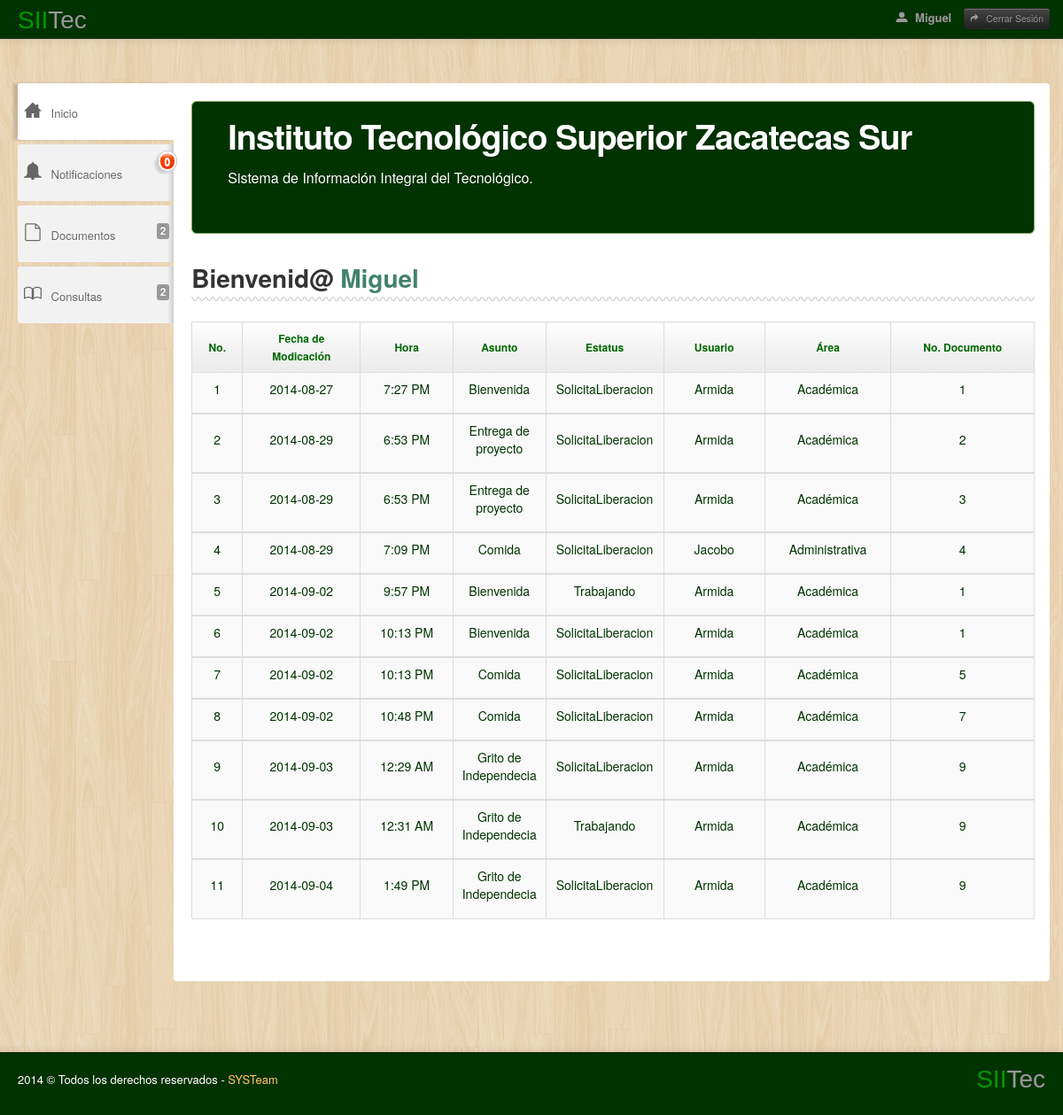
The page /Sitio/administrador/Principal.php (signed in) on the database its author committed.
### tables this page shows
CREATE TABLE IF NOT EXISTS `Bitacora` (
  `idBitacora` int(11) NOT NULL AUTO_INCREMENT,
  `fechaDeModificacion` date NOT NULL,
  `tipoDocumento` varchar(45) NOT NULL,
  `estatus` varchar(45) NOT NULL,
  `nombreUsuario` varchar(45) NOT NULL,
  `area` varchar(45) NOT NULL,
  `idDocumento` varchar(45) NOT NULL,
  `hora` varchar(100) NOT NULL,
  PRIMARY KEY (`idBitacora`)
);

### Sitio/administrador/Principal.php (the view, shortened to what this page needs)
<?php
if($_SESSION["nombresesion"])
{
	?>
<?php
$auxi=0;
?>
<!DOCTYPE html>
<html lang="en">
<head>
	<link href="css/molle.css" rel="stylesheet" type="text/css" />
	<link href="css/bootstrap.css" rel="stylesheet" />
	<link rel="stylesheet" href="css/icon-style.css" />
	<link href="css/bootstrap-responsive.css" rel="stylesheet" />
	<link href="css/radmin.css" rel="stylesheet" id="main-stylesheet" />
	<link href="css/radmin-responsive.css" rel="stylesheet" />
	<link rel="stylesheet" type="text/css" href="css/radmin-plugins.css" />
<meta http-equiv="Content-Type" content="text/html; charset=utf-8" /></head>
<body id="body-index">
<div class="navbar navbar-inverse navbar-static-top">
  <div class="navbar-inner black-gradient">
    <div class="container-fluid"> <a class="brand" href="Principal.php"> <span class="rad">SII</span>Tec </a>
      <div class="nav-collapse collapse">
        <p class="navbar-text pull-right"> <a id="user-popover" href="Principal.php" class="navbar-link user-info"> <i class="radmin-icon radmin-user"></i>
          <?php
	  echo($_SESSION['nombresesion']);
	 ?>
        </a> <a href="salir.php" class="btn btn-mini btn-inverse navbar-link logout"> <i class="radmin-icon radmin-redo"></i> Cerrar Sesión </a></p>
        <form class="navbar-search pull-right" />
      </div>
    </div>
  </div>
</div>
<div class="row-fluid">
  <div class="span12">&nbsp;</div>
	</div>
	<div class="container-fluid main-container">
		<div class="row-fluid">
			<div class="span12">
				<div class="sidebar-nav">
					<ul class="nav nav-stacked left-menu">
						<li id="navigation-index">
						  <a href="Principal.php">
								<span class="box">
									<i class="radmin-icon radmin-home"></i>
								</span>
								<span class="hidden-tablet hidden-phone">Inicio</span>
						  </a>
						</li>
                        <li id="navigation-index">
							<a href="Notificaciones.php">
								<span class="box">
									<i class="radmin-icon radmin-bell"></i>
								</span>
								<span class="hidden-tablet hidden-phone">Notificaciones</span>
                                    <div class="notifications-wrapper" >
	          <div class="notifications"> <strong><?php echo $auxi; ?></strong> </div>
            </div>
							</a>
						</li>
					  <li class="accordion" id="navigation-sample-pages">
						<a class="accordion-toggle" data-toggle="collapse" data-parent="#navigation-sample-pages" href="#collapse1">
								<span class="box">
								<i class="radmin-icon radmin-file"></i>
								</span>
								<span class="hidden-tablet hidden-phone">Documentos</span>
								<span class="label pull-right hidden-tablet hidden-phone">2</span>
						</a>
						</li>
						<li class="accordion" id="navigation-components">
							<a class="accordion-toggle" data-toggle="collapse" data-parent="navigation-components" href="#collapse2">
								<span class="box">
									<i class="radmin-icon radmin-book"></i>
								</span>
								<span class="hidden-tablet hidden-phone">Consultas</span>
								<span class="label pull-right hidden-tablet hidden-phone">2</span>
							</a>
						</li>
					</ul>
				</div>
			  <div class="container-fluid content-wrapper">
					<div class="row-fluid">
						<div class="span12">
							<div class="hero-unit">
							  <h1 align="left">Instituto Tecnológico Superior Zacatecas Sur </span></h1>
								<p align="left">
							    Sistema de Información Integral del Tecnológico.</p>
							</div>
						</div>
					</div>
					<div class="row-fluid">
						<div class="span12">
							<h2 align="left" class="welcome">Bienvenid@ <span class="text-info"><?php
	echo ($_SESSION['nombresesion']);
?></span>        <div class="squiggly-border"></div></h2>
						</div>
					</div>
					<table class="table table-striped table-bordered table-radmin">
								<thead>
									<tr>
										<th width="6%"><div align="center">No.</div></th>
                                        <th width="14%"><div align="center">Fecha de Modicación</div></th>
                                        <th width="11%"><div align="center">Hora</div></th>
                                        <th width="11%"><div align="center">Asunto</div></th>
                                        <th width="14%"><div align="center">Estatus</div></th>
                                        <th width="12%"><div align="center">Usuario</div></th>
                                        <th width="15%"><div align="center">Área</div></th>
                                        <th width="17%"><div align="center">No. Documento</div></th>
									</tr>
<?php
require_once("conexion.php");
$consulta = "select * from Bitacora";
$res=mysql_query($consulta, $con);
	while($row = @mysql_fetch_array($res))
	{
?>
								</thead>
								<tbody>
									<tr>
										<td class="numbers"><p align="center">
     									<label> <?php echo $row['idBitacora']; ?> </label>
   										</p></td>
										<td class="text"><p align="center">
      									<label> <?php echo $row['fechaDeModificacion']; ?> </label>
									    </p></td>
                                        <td class="text"><p align="center">
      									<label> <?php echo $row['hora']; ?> </label>
									    </p></td>
                                        <td class="text"><p align="center">
      									<label><?php echo $row['tipoDocumento']; ?> </label>
    									</p></td>
										<td class="text"><p align="center">
      									<label><?php echo $row['estatus']; ?> </label>
    									</p></td>
                                        <td class="text"><p align="center">
      									<label><?php echo $row['nombreUsuario']; ?> </label>
    									</p></td>
                                        <td class="text"><p align="center">
      									<label><?php echo $row['area']; ?> </label>
    									</p></td>
                                        <td class="text"><p align="center">
      									<label><?php echo $row['idDocumento']; ?> </label>
    									</p></td>
									</tr>
                                    <tr>
    <?php
	}?>
								</tbody>
				  </table>
					<div class="row-fluid">
					  <div class="span12">&nbsp;</div>
					</div>
			</div>
		</div>
		<div class="row-fluid">
			<div class="span12">&nbsp;</div>
		</div>
	</div>
</div>
<footer class="black-gradient">
	<a class="brand pull-right" href="Principal.php">
		<span class="rad">SII</span>Tec
	</a>
	<div class="square-turtle pull-left">
		<p>
			2014 &copy; Todos los derechos reservados -
			<a href="http://www.itszas.edu.mx/" target="_blank">SYSTeam</a>
		</p>
	</div>
</footer>
</body>
</html>
<?php
}
else
{
echo("<script type='text/javascript'>
	  alert('No existe ninguna sesion abierta, favor de AUTENTIFICARSE');
	  window.location='../index.html';</script>");
}
?>

### Sitio/administrador/css/radmin-responsive.css (style rules this page uses)
@media (min-width: 980px) and (max-width: 1200px) { div.container-fluid.content-wrapper { padding-right: 17px; } }
@media (min-width: 980px) and (max-width: 1200px) { ul.left-menu li { font-size: 13px; padding: 10px 5px 10px 7px; } }
@media (min-width: 980px) and (max-width: 1200px) { ul.left-menu li span.box { padding-right: 5px; } }

### Sitio/administrador/Principal.php (style rules this page uses)
#body-index .navbar.navbar-inverse.navbar-static-top .navbar-inner.black-gradient .container-fluid .brand .rad { font-family: Verdana, Geneva, sans-serif; }
#body-index .navbar.navbar-inverse.navbar-static-top .navbar-inner.black-gradient .container-fluid .brand .rad { font-family: Verdana, Geneva, sans-serif; color: #090; }
#body-index .navbar.navbar-inverse.navbar-static-top .navbar-inner.black-gradient .container-fluid .brand { font-family: Verdana, Geneva, sans-serif; }
#body-index .black-gradient .brand.pull-right .rad { font-family: Verdana, Geneva, sans-serif; color: #090; }
#body-index .black-gradient .brand.pull-right { font-family: Verdana, Geneva, sans-serif; }

### rows shown on the page
bitacora: idBitacora "1", fechaDeModificacion "2014-08-27", hora "7:27 PM", tipoDocumento "Bienvenida", estatus "SolicitaLiberacion", nombreUsuario "Armida", area "Académica", idDocumento "1"
bitacora: idBitacora "2", fechaDeModificacion "2014-08-29", hora "6:53 PM", tipoDocumento "Entrega de proyecto", estatus "SolicitaLiberacion", nombreUsuario "Armida", area "Académica", idDocumento "2"
bitacora: idBitacora "3", fechaDeModificacion "2014-08-29", hora "6:53 PM", tipoDocumento "Entrega de proyecto", estatus "SolicitaLiberacion", nombreUsuario "Armida", area "Académica", idDocumento "3"
bitacora: idBitacora "4", fechaDeModificacion "2014-08-29", hora "7:09 PM", tipoDocumento "Comida", estatus "SolicitaLiberacion", nombreUsuario "Jacobo", area "Administrativa", idDocumento "4"
bitacora: idBitacora "5", fechaDeModificacion "2014-09-02", hora "9:57 PM", tipoDocumento "Bienvenida", estatus "Trabajando", nombreUsuario "Armida", area "Académica", idDocumento "1"
bitacora: idBitacora "6", fechaDeModificacion "2014-09-02", hora "10:13 PM", tipoDocumento "Bienvenida", estatus "SolicitaLiberacion", nombreUsuario "Armida", area "Académica", idDocumento "1"
bitacora: idBitacora "7", fechaDeModificacion "2014-09-02", hora "10:13 PM", tipoDocumento "Comida", estatus "SolicitaLiberacion", nombreUsuario "Armida", area "Académica", idDocumento "5"
bitacora: idBitacora "8", fechaDeModificacion "2014-09-02", hora "10:48 PM", tipoDocumento "Comida", estatus "SolicitaLiberacion", nombreUsuario "Armida", area "Académica", idDocumento "7"
bitacora: idBitacora "9", fechaDeModificacion "2014-09-03", hora "12:29 AM", tipoDocumento "Grito de Independecia", estatus "SolicitaLiberacion", nombreUsuario "Armida", area "Académica", idDocumento "9"
bitacora: idBitacora "10", fechaDeModificacion "2014-09-03", hora "12:31 AM", tipoDocumento "Grito de Independecia", estatus "Trabajando", nombreUsuario "Armida", area "Académica", idDocumento "9"
bitacora: idBitacora "11", fechaDeModificacion "2014-09-04", hora "1:49 PM", tipoDocumento "Grito de Independecia", estatus "SolicitaLiberacion", nombreUsuario "Armida", area "Académica", idDocumento "9"

### other values the page prints
$_SESSION['nombresesion'] "Miguel"
$auxi "0"
